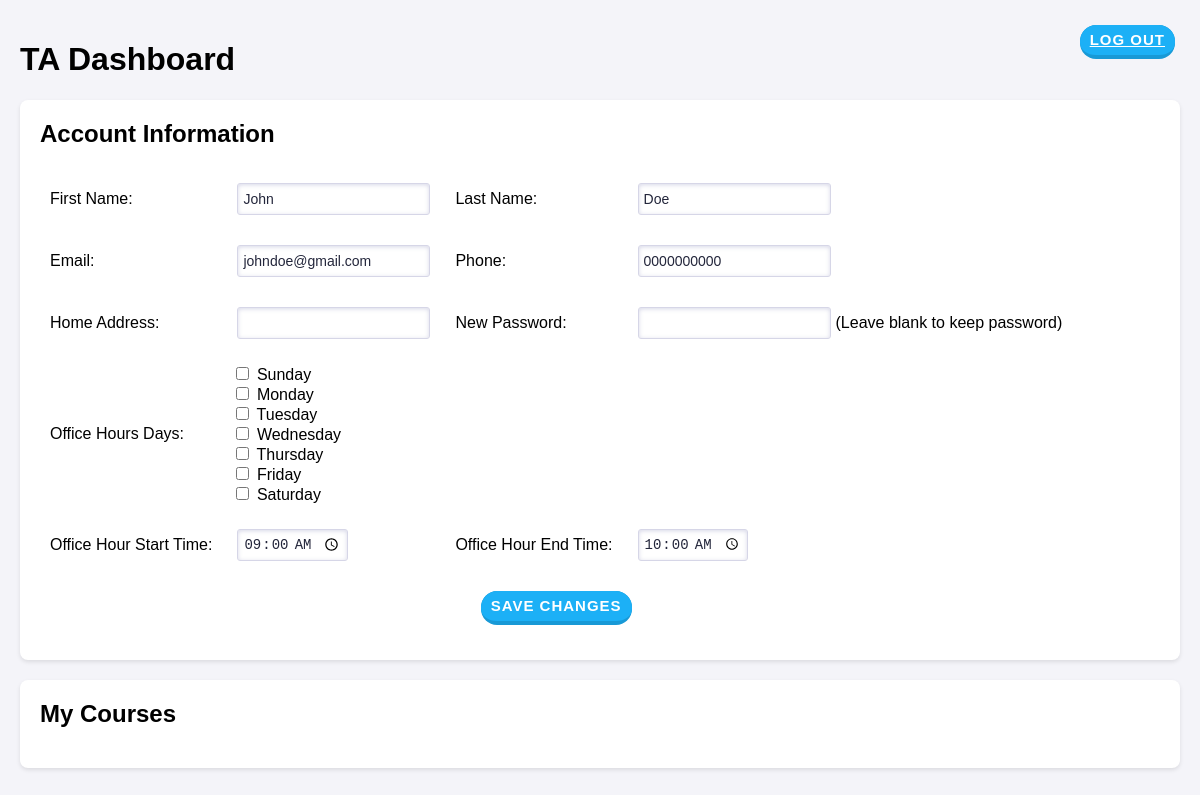
The app's page /TADashboard/5/, older data.
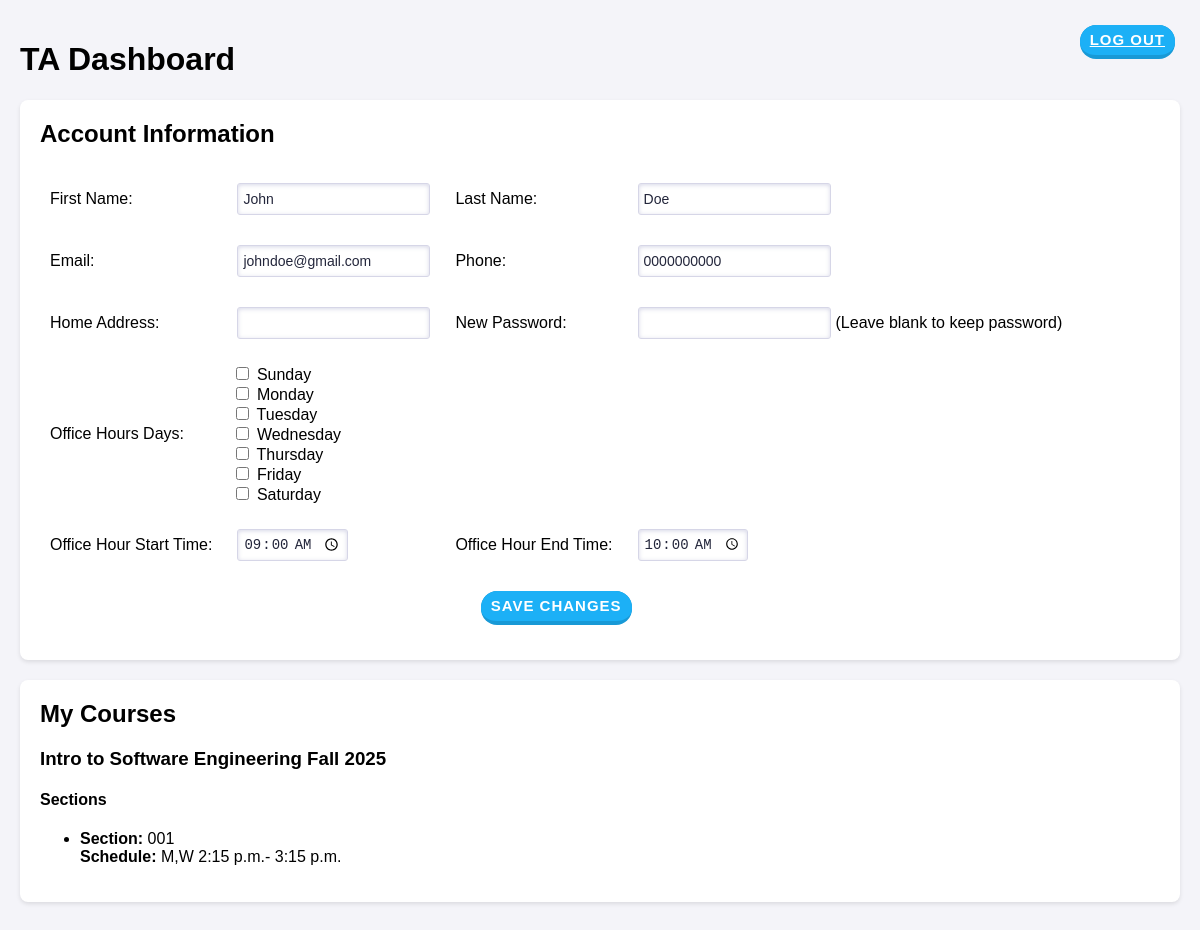
The same page, newer data.
### ScheduleAppData/models.py (models this page shows)
class Courses(models.Model):
    Id = models.AutoField(primary_key=True)
    CourseName = models.CharField(max_length=120)
    Semester = models.CharField(max_length=120)
    Year = models.IntegerField()

class Sections(models.Model):
    class SectionType(models.TextChoices):
        Lab = "Lab"
        Lecture = "Lecture"
    Id = models.AutoField(primary_key=True)
    CourseId = models.ForeignKey(Courses, on_delete=models.CASCADE)
    SectionNum = models.CharField(max_length=120)
    ScheduledDays = models.CharField(
        max_length=20,  # Adjust length based on the number of days
        choices=Days.choices,
        blank=True,
        help_text="Comma-separated list of scheduled days (e.g., M,T,W).")
    ScheduledStartTime = models.TimeField(default=time(9,0))
    ScheduledEndTime = models.TimeField(default=time(10,0))
    SectionType = models.CharField(choices=SectionType.choices, max_length=20)
    Instructors = models.ManyToManyField(User)

### ScheduleAppData/views.py (the view, shortened to what this page needs)
# urls.py: path('TADashboard/', TADashboard.as_view()),path('TADashboard/<int:TA_id>/', TADashboard.as_view(), name='TA_dashboard'),
class TADashboard(View):
    def get(self, request, TA_id):
        from ScheduleAppData.models import Courses, Sections
        TA = User.objects.get(pk=TA_id)
        courses = Courses.objects.filter(sections__Instructors=TA).distinct()
        Sections = Sections.objects.filter(Instructors=TA)
        office_hour_days_list = TA.OfficeHourDays.split(",") if TA.OfficeHourDays else []
        return render(request, 'TADashboard.html', {
            'TA': TA,
            'courses': courses,
            'sections': Sections,
            'days': Days.choices,
            'office_hour_days_list': office_hour_days_list
        })

### templates/TADashboard.html (shortened to what the changed rows need)
{% load static %}
<!DOCTYPE html>
<html lang="en">
<head>
    <link rel="stylesheet" href="{% static 'css/styles.css' %}">
</head>
<body>
    <div class="container">
        <h1>TA Dashboard</h1>
        <div class="section">
            <h2>Account Information</h2>
            <form method="POST">
                <table class="section-table-class">
                    <tr>
                        <td colspan="3">
                            <div>
                                {% for day in days %}
                                    <label>
                                        <input type="checkbox" name="selectedDays" value={{ day.0 }} {% if day.0 in office_hour_days_list %}checked{% endif %}> {{ day.1 }}
                                    </label><br>
                                {% endfor %}
                            </div>
                        </td>
                    </tr>
                </table>
            </form>
        </div>
        <div class="section">
            <h2>My Courses</h2>
            {% for course in courses %}
                <div class="course">
                    <h3>{{ course.CourseName }} {{ course.Semester }} {{ course.Year }}</h3>
                    <h4>Sections</h4>
                    <ul>
                        {% for section in sections %}
                            <li>
                                <strong>Section:</strong> {{ section.SectionNum }}<br>
                                <strong>Schedule:</strong> {{ section.ScheduledDays }} {{ section.ScheduledStartTime }}- {{ section.ScheduledEndTime }}<br>
                            </li>
                        {% endfor %}
                    </ul>
                </div>
            {% endfor %}
        </div>
    </div>
</body>
</html>

Row changes from the older to the newer data that the page shows:
now on this page (row unchanged): Courses: CourseName "Intro to Software Engineering", Semester "Fall", Year "2025"
added Sections: SectionNum "001", ScheduledDays "M,W", ScheduledStartTime "2:15 p.m.", ScheduledEndTime "3:15 p.m."
